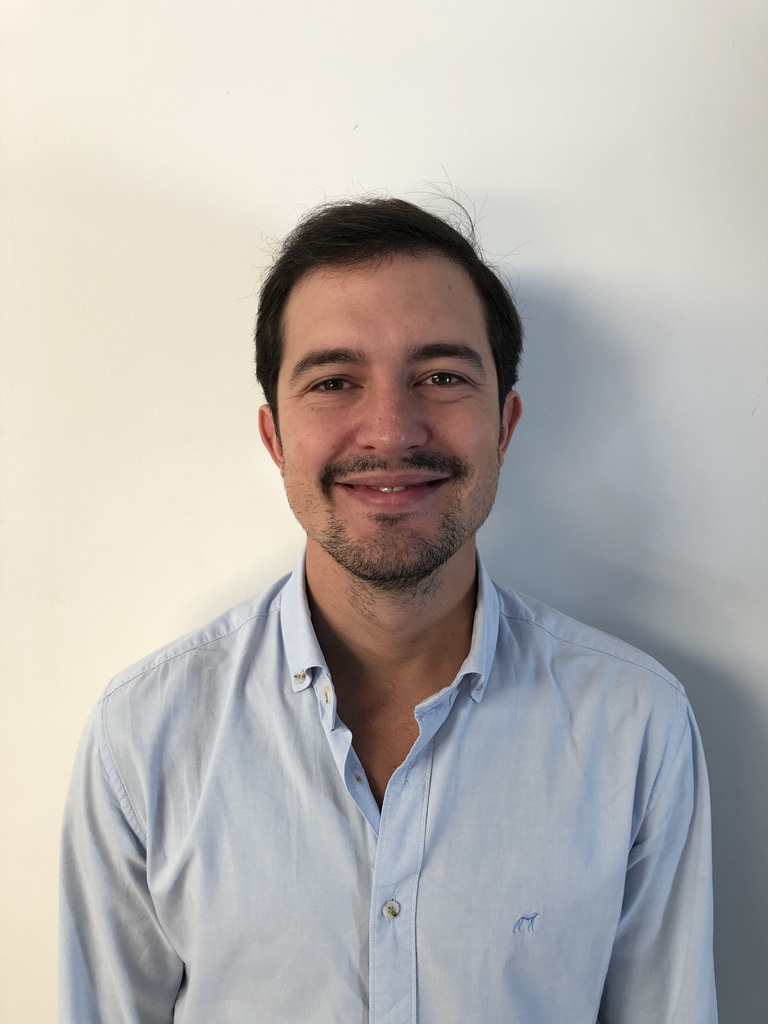
#> input picture 4-supervised-learning-face-recognition/faces-datamad0819/alvaro_goy/8.jpg, 768 x 1024 px, found by its file name
$ jupyter execute --allow-errors 1-face-recognition-manual-features-datamad0620.ipynb   (shell and % lines are left out)
#> lines starting #> are read from the running program, lines starting #| are printed output that depends on the picture
# 1. Face recognition using manual features

# Face Normalization -> Detect, Transform, Crop

[cell 1]
# https://opencv.org/
import cv2
import pandas as pd
import glob

[cell 2]
path = "faces-datamad0620/todas_heterogeneas"
homogeneas = [
    *glob.glob(f"{path}/**/*.jpg"),
    *glob.glob(f"{path}/**/*.JPG")
]

[cell 3]
df = pd.DataFrame({
    "path":homogeneas
})
df.head()

[cell 4]
df["GT"] = df.path.apply(lambda x: x.split("/")[2])
df.head()

[cell 5]
df.GT.value_counts()

[cell 6]
import matplotlib.pyplot as plt

img = cv2.imread("faces-datamad0620/todas_homogeneas/míriam/8.jpg")
#> img is the input picture: shape (1024, 768, 3); mean B, G, R 176.2, 179.4, 183.1
# Reorganize numpy array for matplotlib
img = cv2.cvtColor(img, cv2.COLOR_BGR2RGB)
plt.imshow(img)

[cell 7]
# https://towardsdatascience.com/face-detection-in-2-minutes-using-opencv-python-90f89d7c0f81

# Face classifier model
face_cascade = cv2.CascadeClassifier('haarcascade_frontalface_default.xml')

[cell 8]
img_bw = cv2.cvtColor(img, cv2.COLOR_RGB2GRAY)
print(img_bw.shape)
#| (1024, 768)
plt.imshow(img_bw, cmap="gray")

[cell 9]
faces = face_cascade.detectMultiScale(img_bw, 1.1, 4)
#> faces = [[280, 653, 57, 57], [273, 390, 235, 235], [244, 268, 287, 287]]
print(faces)
#| [[280 653  57  57]
#|  [273 390 235 235]
#|  [244 268 287 287]]
x,y,w,h = faces[0]
#> x = 280; y = 653; w = 57; h = 57
plt.imshow(img_bw[y:y+h,x:x+w],cmap="gray")

[cell 10]
im_col = cv2.rectangle(img, (x,y), (x+w,y+h),(255, 0, 0) ,5)
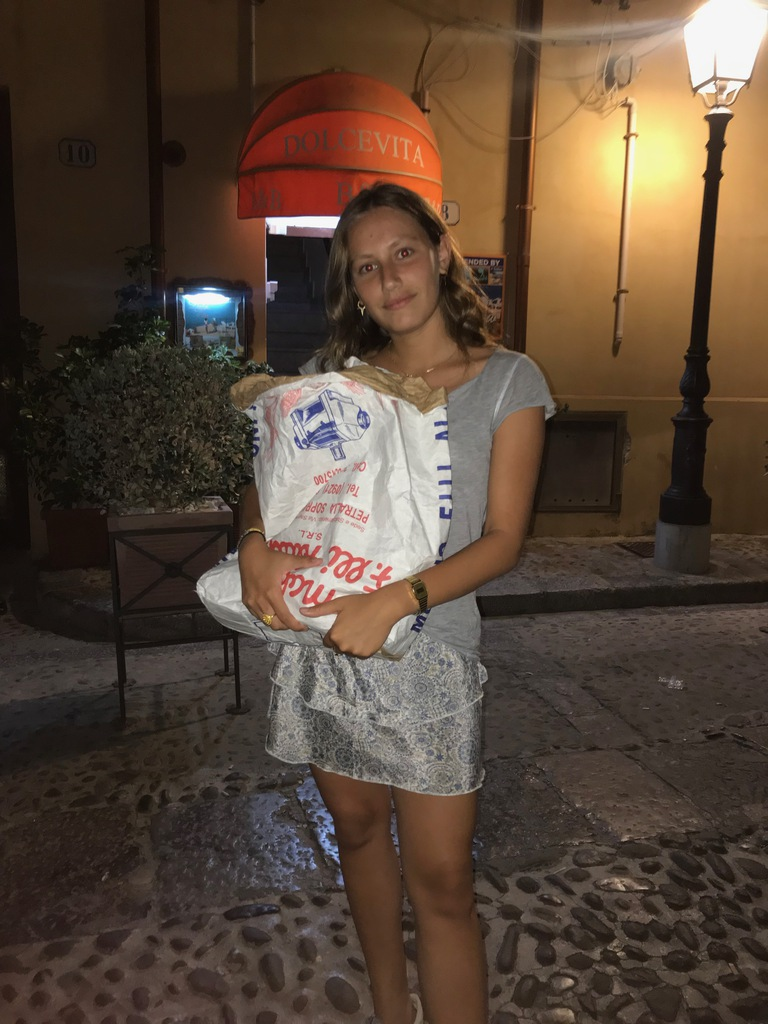
#> input picture 4-supervised-learning-face-recognition/faces-datamad0620/todas_heterogeneas/adri/10.jpg, 768 x 1024 px
#> in openImageAndDetectFaces, img is the input picture: shape (1024, 768, 3); mean B, G, R 56.5, 70.5, 88.2
plt.imshow(im_col)

[cell 11]
def getFace(img):
    img_bw = cv2.cvtColor(img, cv2.COLOR_RGB2GRAY)
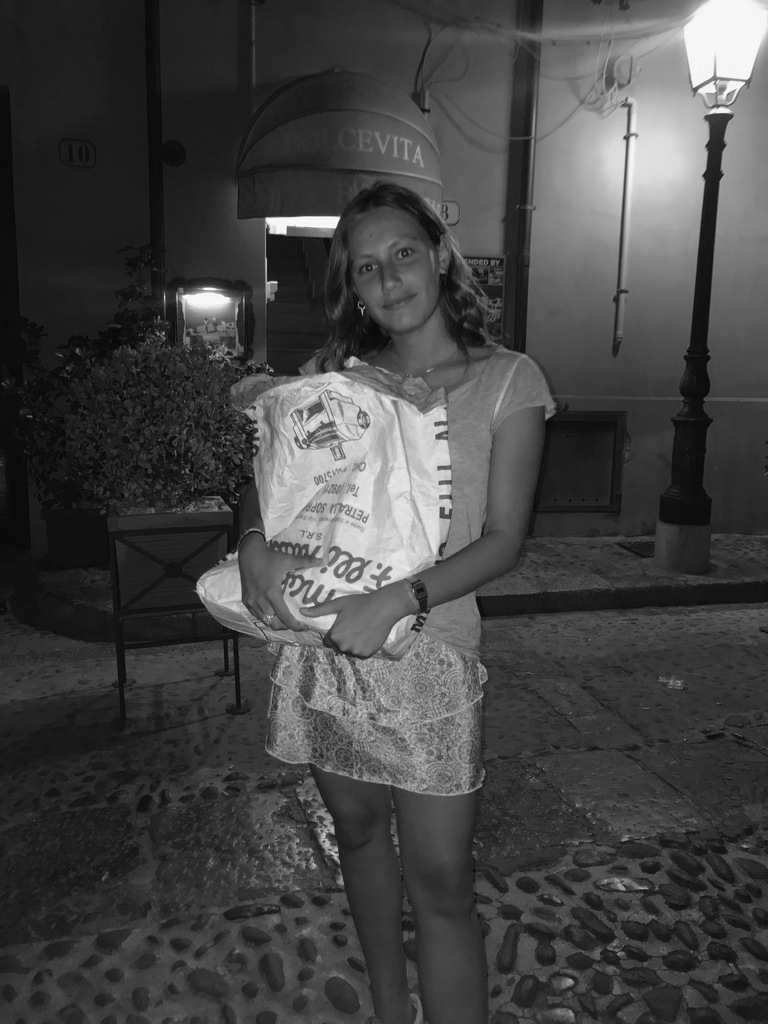
#> img_bw: shape (1024, 768); min 2, max 255, mean 68.4
    faces = face_cascade.detectMultiScale(img_bw, 1.1, 4)
#> faces = [[335, 221, 108, 108], [217, 326, 271, 271]]

    # Ensure there is at least 1 face
    if len(faces) > 0:
        x,y,w,h = faces[0]
#> x = 335; y = 221; w = 108; h = 108
        return img_bw[y:y+h,x:x+w]
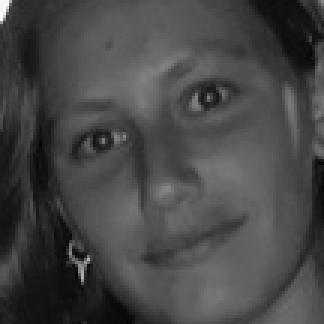
#> returned value: shape (108, 108) (shown 3 times larger); min 7, max 255, mean 70.5
    else:
        raise ValueError("No face found")


def openImageAndDetectFaces(path):
    img = cv2.imread(path)
    try:
        print(f"Detecting faces in {path}")
        face_patch = getFace(img)
        return face_patch
    except ValueError as e:
        print(f"Not found image in {path}")
        return None

[cell 12]
df["face"] = df.path.apply(lambda path: openImageAndDetectFaces(path))

[cell 13]
df.head()

[cell 14]
df = df[~df["face"].isna()]
df["shapes"] = df.face.apply(lambda face: face.shape)

[cell 15]
df.head()

[cell 16]
import numpy as np

face = df.face.iloc[0]
plt.figure()
plt.imshow(face, cmap="gray")

fft2d = np.log(np.abs(np.fft.fft2(face)))
fft2d = fft2d[0:len(fft2d)//2,0:len(fft2d)//2]

print(fft2d)
plt.figure()

plt.imshow(fft2d, cmap="gray")
fvector = fft2d[0:60,0:60]
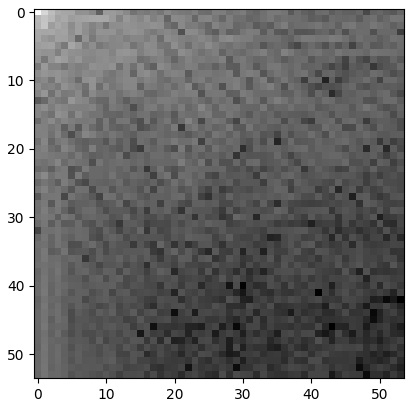
#> figure drawn by matplotlib, 1 panel

[cell 17]
from scipy.fftpack import dct
numfeats = 30
import numpy as np
def getFeats(face):
    try:
        fft = np.log10(np.abs(np.fft.fft2(face)))
        w = fft.shape[0]//2
        fft = fft[3:w+3,3:w+3]
        feats = fft[:numfeats,:numfeats]
        q = np.hstack(feats)
        if len(q) != numfeats*numfeats:
            plt.imshow(face)
            print("Invalid face to get features")
            return None
        return q
    except:
        print("Cannot extract features")
        return None

[cell 18]
getFeats(face).shape

[cell 19]
df["feats"] = df["face"].apply(lambda face: getFeats(face))

[cell 20]
# Filter out null faces that cannot extract features
df = df[~df["feats"].isnull()]

[cell 21]
df.head()

[cell 22]
df.GT.value_counts()

[cell 23]
df.iloc[0]["feats"].shape

# Training a RandomForest model

[cell 24]
X = df.feats
y = df.GT

[cell 25]
from sklearn.model_selection import train_test_split
#> (the rest of this cell did not finish here and is left out)

#> (a cell that did not finish here is left out)

[cell 27]
from scipy.spatial.distance import euclidean as distance

def getPrediction(vect):
    try:
        diffs = X_train.apply(lambda x: distance(x,vect))
        predictIndex = diffs.sort_values(ascending=True).index[0]
        gt = df.iloc[predictIndex].GT
        return gt
    except:
        return "Cannot recognize"

#> (a cell that did not finish here is left out)

# Now with a proper knn model

[cell 29]
from sklearn.neighbors import KNeighborsClassifier
from sklearn.svm import SVC
from sklearn.ensemble import RandomForestClassifier

#neigh = KNeighborsClassifier(n_neighbors=5)
#neigh = SVC(kernel="poly")
neigh = RandomForestClassifier()

#> (the rest of this cell did not finish here and is left out)

#> (a cell that did not finish here is left out)

#> (a cell that did not finish here is left out)

[cell 32]
def whoIsThisGuy(path,faceIndex=0):
#> called with faceIndex = 0
    img = cv2.imread(path)
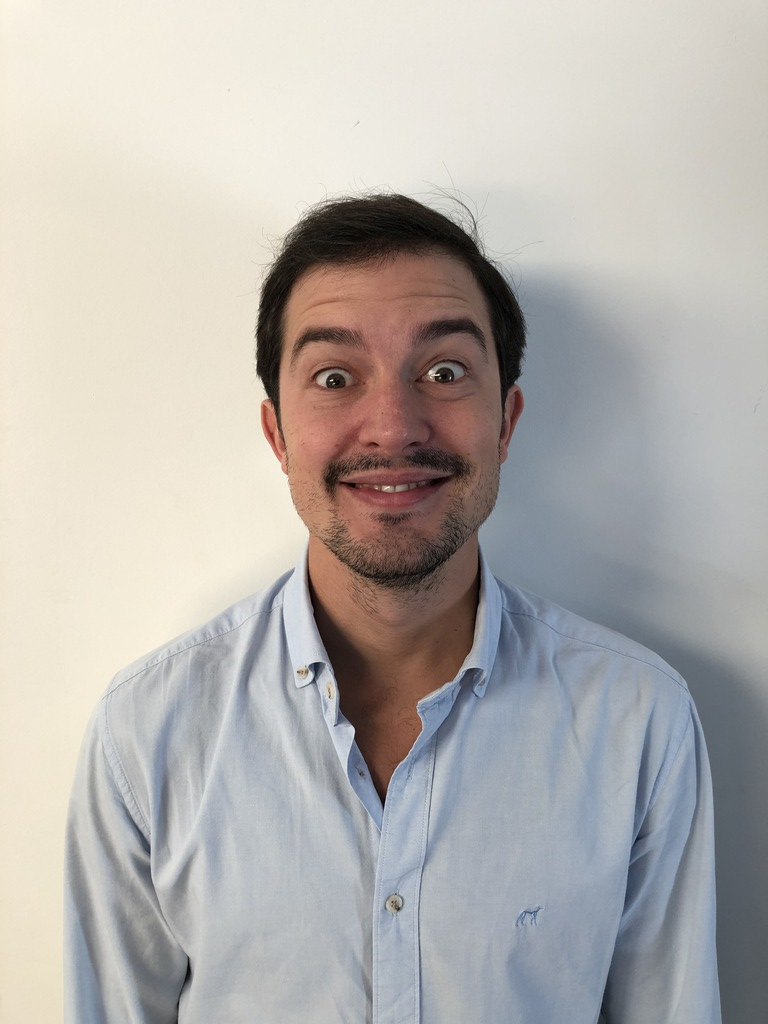
#> input picture 4-supervised-learning-face-recognition/faces-datamad0819/alvaro_goy/9.jpg, 768 x 1024 px, found by its file name
#> img is the input picture: shape (1024, 768, 3); mean B, G, R 173.9, 177.7, 181.6
    img_bw = cv2.cvtColor(img, cv2.COLOR_RGB2GRAY)
    faces = face_cascade.detectMultiScale(img_bw, 1.1, 4)
#> faces = [[280, 647, 63, 63], [271, 386, 243, 243], [240, 255, 295, 295]]
    x,y,w,h = faces[faceIndex]
#> x = 280; y = 647; w = 63; h = 63
    lau = img_bw[y:y+h,x:x+w]
    print(neigh.predict([getFeats(lau)]))
    plt.imshow(lau, cmap="gray")

#> (a cell that did not finish here is left out)

#> (a cell that did not finish here is left out)

#> call 2 of whoIsThisGuy, with faceIndex = 1
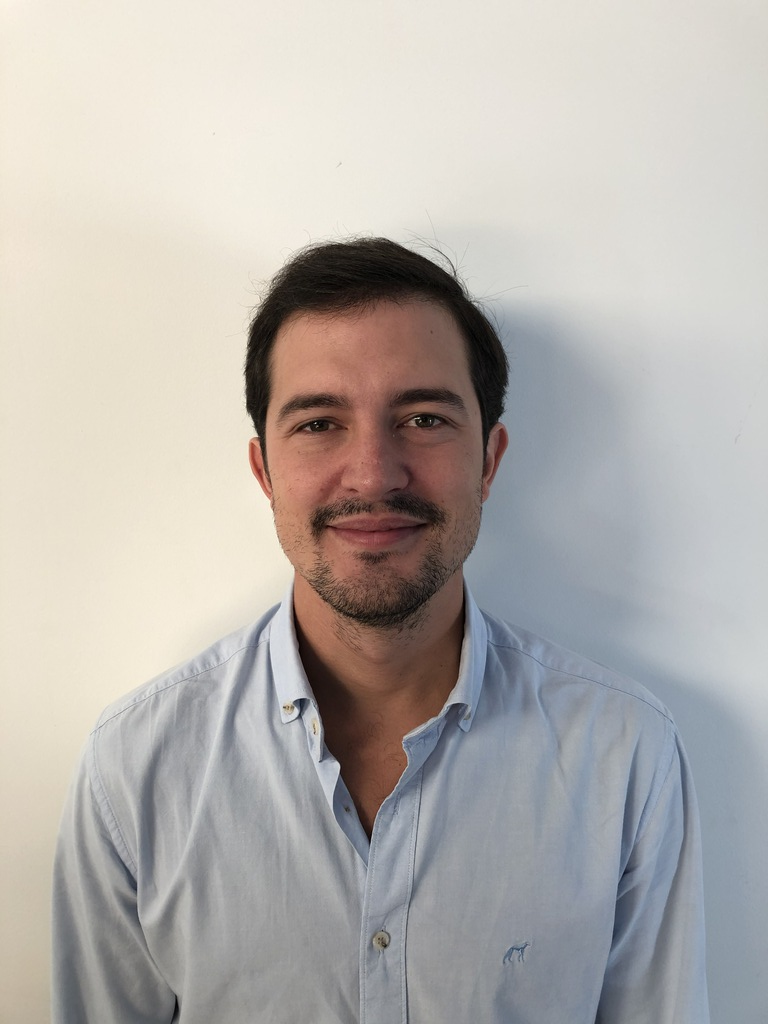
#> input picture 4-supervised-learning-face-recognition/faces-datamad0819/alvaro_goy/1.jpg, 768 x 1024 px, found by its file name
#> in whoIsThisGuy, img is the input picture: shape (1024, 768, 3); mean B, G, R 173.4, 177.5, 182
#> in whoIsThisGuy (call 2), `img_bw = cv2.cvtColor(img, cv2.COLOR_RGB2GRAY)`:
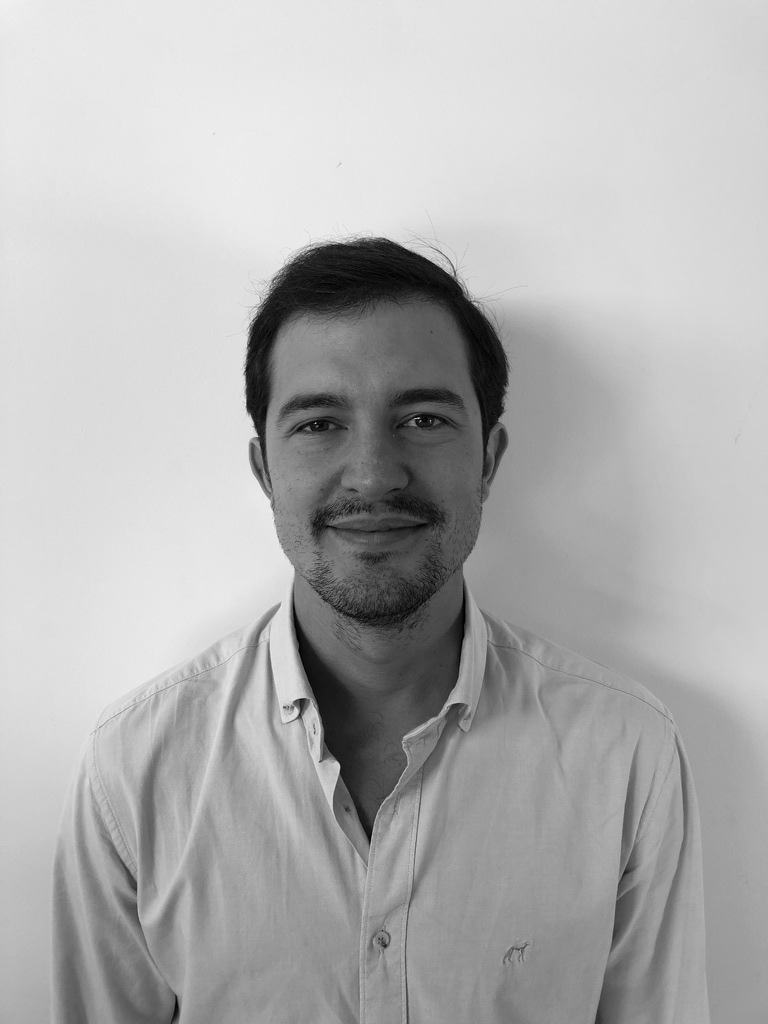
#> img_bw: shape (1024, 768); min 0, max 245, mean 176.8
#> in whoIsThisGuy (call 2), `faces = face_cascade.detectMultiScale(img_bw, 1.1, 4)`: faces = [[268, 685, 59, 59], [237, 317, 268, 268], [254, 429, 236, 236]]
#> in whoIsThisGuy (call 2), `x,y,w,h = faces[faceIndex]`: x = 237; y = 317; w = 268
#> in whoIsThisGuy (call 2), `lau = img_bw[y:y+h,x:x+w]`:
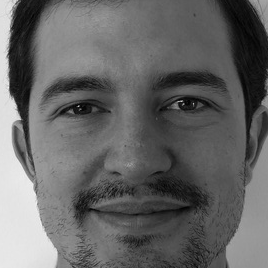
#> lau: shape (268, 268); min 0, max 245, mean 101.4
#> in getFeats (call 4), `fft = fft[3:w+3,3:w+3]`:
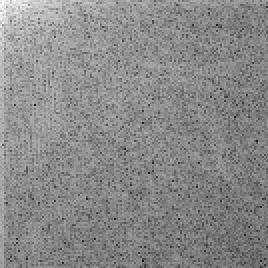
#> fft: shape (134, 134) float64 (shown 2 times larger); min 0.825, max 5.05, mean 3.11; drawn with min black and max white
#> in getFeats (call 4), `feats = fft[:numfeats,:numfeats]`:
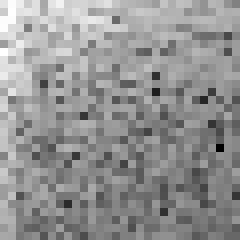
#> feats: shape (30, 30) float64 (shown 8 times larger); min 2.1, max 5.05, mean 3.8; drawn with min black and max white
#> in getFeats (call 4), `q = np.hstack(feats)`: q = 900 values, max 5.05 at index 180, min 2.1 at index 567, mean 3.8
